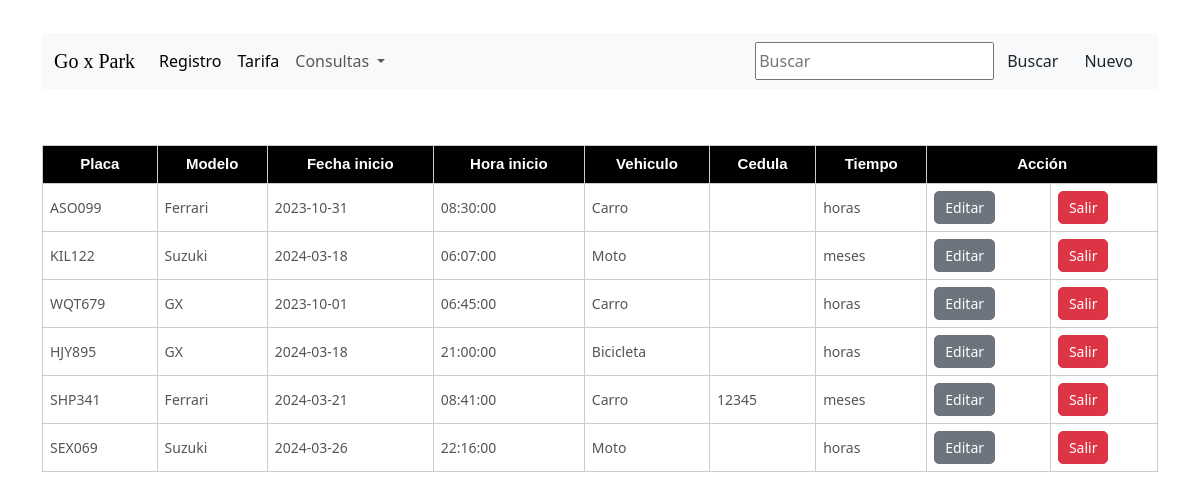
The page / on the database its author committed.
### tables this page shows
CREATE TABLE `vehiculos` (
  `id_vehi` int(11) NOT NULL,
  `placa` varchar(10) DEFAULT NULL,
  `modelo` varchar(20) DEFAULT NULL,
  `fecha_inicio` date DEFAULT NULL,
  `hora_inicio` time DEFAULT NULL,
  `fk_tipo` int(11) DEFAULT NULL,
  `cedula` int(11) DEFAULT NULL,
  `fk_tiempo` int(11) DEFAULT NULL,
  `visible` tinyint(4) DEFAULT 1,
  `fecha_salida` date DEFAULT NULL,
  `hora_salida` time DEFAULT NULL
);

CREATE TABLE `tipo_tarifa` (
  `id_tipo` int(11) NOT NULL,
  `tipo` varchar(40) DEFAULT NULL,
  `costo_mensual` int(11) DEFAULT NULL,
  `costo_hora` int(11) DEFAULT NULL
);

CREATE TABLE `tiempo` (
  `id_tiempo` int(11) NOT NULL,
  `servicio` varchar(255) DEFAULT NULL
);

### index.php (the view, shortened to what this page needs)
<?php
include 'conexion.php';
$sentencia_select = $conetion->prepare('SELECT * FROM vehiculos, tiempo, tipo_tarifa WHERE id_tiempo=fk_tiempo AND id_tipo=fk_tipo ORDER BY id_vehi DESC');
$sentencia_select->execute();
$resultado = $sentencia_select->fetchAll();
?>
<!DOCTYPE html>
<html lang="en">
<head>
    <link href="https://cdn.jsdelivr.net/npm/bootstrap@5.3.3/dist/css/bootstrap.min.css" rel="stylesheet">
   </head>
<body>
<div class="container">
    <div class="row">
        <div class="col">
        <nav class="navbar navbar-expand-lg bg-body-tertiary menu">
            <div class="container-fluid">
                <a class="navbar-brand ti" href="inicio.php">Go x Park</a>
                <div class="collapse navbar-collapse" id="navbarNavDropdown">
                    <ul class="navbar-nav">
                        <li class="nav-item">
                            <a class="nav-link active" aria-current="page" href="index.php">Registro</a>
                        </li>
                        <li class="nav-item">
                           <a class="nav-link active" aria-current="page" href="inicio.php#tarifa">Tarifa</a>
                       </li>
                        <li class="nav-item dropdown">
                          <a class="nav-link dropdown-toggle" href="#" role="button" data-bs-toggle="dropdown" aria-expanded="false">
                            Consultas
                           </a>
                        </li>
                    </ul>
                </div>
                <div class="barra__buscador" >
                    <form action="" class="formulario" method="POST">
                        <input type="text" name="buscar" placeholder="Buscar" value="<?php if (isset($buscar_text)) echo $buscar_text; ?>">
                        <input type="submit" class="btn" name="btn_buscar" value="Buscar">
                        <a href="insert.php" class="btn">Nuevo</a>
                    </form>
                </div>
            </div>
        </nav>
        <table>
            <tr class="head">
                <td>Placa</td>
                <td>Modelo</td>
                <td>Fecha inicio</td>
                <td>Hora inicio</td>
                <td>Vehiculo</td>
                <td>Cedula</td>
                <td>Tiempo</td>
                <td colspan="2">Acción</td>
            </tr>
            <?php foreach ($resultado as $fila): ?>
                <?php if ($fila['visible'] == 1): ?>
                    <tr>
                        <td><?php echo $fila['placa']; ?> </td>
                        <td><?php echo $fila['modelo']; ?> </td>
                        <td><?php echo $fila['fecha_inicio']; ?> </td>
                        <td><?php echo $fila['hora_inicio']; ?> </td>
                        <td><?php echo $fila['tipo']; ?> </td>
                        <td><?php echo $fila['cedula']; ?> </td>
                        <td><?php echo $fila['servicio']; ?> </td>
                        <td><a href="update.php?id_vehi=<?php echo $fila['id_vehi']; ?>" class="btn btn__update btn-secondary">Editar</a></td>
                       <td><a href="delete.php?id_vehi=<?php echo $fila['id_vehi']; ?>&accion=ocultar" class="btn btn__delete btn-danger">Salir</a></td>
                    </tr>
                <?php endif; ?>
            <?php endforeach; ?>
        </table>
    </div>
</div>
</body>
</html>

### index.php (style rules this page uses)
.ti { font-family: 'calle'; }
.menu { margin-top: 3%; }
.formulario { margin-right: auto; width: 100%; display: flex; }
table { width: 100%; border-collapse: collapse; margin-top:5%; }
table .head { background: black; }
table .head td { color: #fff; font-family: 'Arial',sans-serif; font-weight: bold; font-size: 15px; text-align: center; }
table tr td { border:1px solid #ccc; padding: 7px; font-size: 14px; color: #555; }
.btn__update { display: inline-block; font-size: 14px; color: #fff; border-radius: 5px; padding: 5px 10px; text-decoration: none; }
.btn__delete { display: inline-block; font-size: 14px; color: #fff; border-radius: 5px; padding: 5px 10px; text-decoration: none; }

### rows shown on the page
vehiculos: placa "ASO099", modelo "Ferrari", fecha_inicio "2023-10-31", hora_inicio "08:30:00", fk_tipo.tipo "Carro", fk_tiempo.servicio "horas"
vehiculos: placa "KIL122", modelo "Suzuki", fecha_inicio "2024-03-18", hora_inicio "06:07:00", fk_tipo.tipo "Moto", fk_tiempo.servicio "meses"
vehiculos: placa "WQT679", modelo "GX", fecha_inicio "2023-10-01", hora_inicio "06:45:00", fk_tipo.tipo "Carro", fk_tiempo.servicio "horas"
vehiculos: placa "HJY895", modelo "GX", fecha_inicio "2024-03-18", hora_inicio "21:00:00", fk_tipo.tipo "Bicicleta", fk_tiempo.servicio "horas"
vehiculos: placa "SHP341", modelo "Ferrari", fecha_inicio "2024-03-21", hora_inicio "08:41:00", fk_tipo.tipo "Carro", cedula "12345", fk_tiempo.servicio "meses"
vehiculos: placa "SEX069", modelo "Suzuki", fecha_inicio "2024-03-26", hora_inicio "22:16:00", fk_tipo.tipo "Moto", fk_tiempo.servicio "horas"
